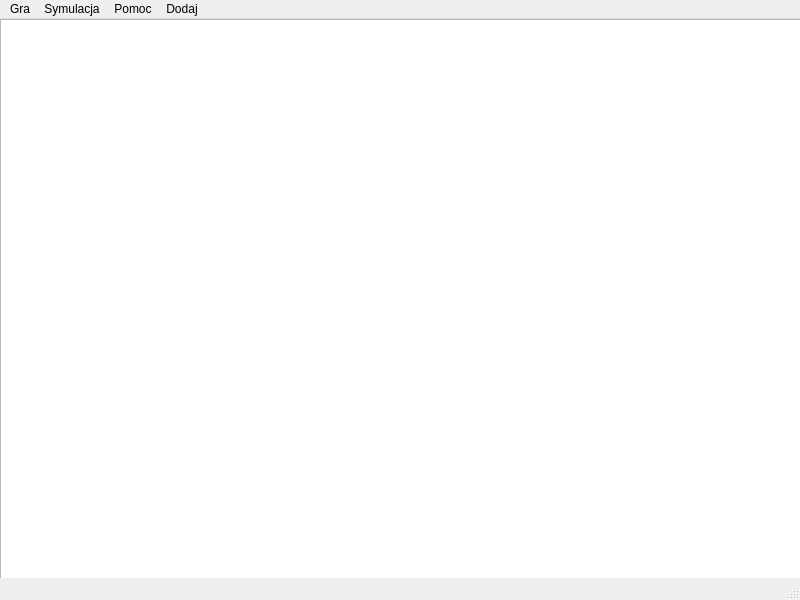
<?xml version="1.0" encoding="UTF-8"?>
<ui version="4.0">
 <class>oknoGry</class>
 <widget class="QMainWindow" name="oknoGry">
  <property name="geometry">
   <rect>
    <x>0</x>
    <y>0</y>
    <width>800</width>
    <height>600</height>
   </rect>
  </property>
  <property name="windowTitle">
   <string>MainWindow</string>
  </property>
  <widget class="QWidget" name="centralwidget">
   <widget class="QGraphicsView" name="graphicsView">
    <property name="geometry">
     <rect>
      <x>0</x>
      <y>0</y>
      <width>811</width>
      <height>561</height>
     </rect>
    </property>
   </widget>
  </widget>
  <widget class="QMenuBar" name="menubar">
   <property name="geometry">
    <rect>
     <x>0</x>
     <y>0</y>
     <width>800</width>
     <height>22</height>
    </rect>
   </property>
   <widget class="QMenu" name="menuGra">
    <property name="title">
     <string>Gra</string>
    </property>
   </widget>
   <widget class="QMenu" name="menuPomoc">
    <property name="title">
     <string>Pomoc</string>
    </property>
   </widget>
   <widget class="QMenu" name="menuSymulacja">
    <property name="title">
     <string>Symulacja</string>
    </property>
    <addaction name="actionStart"/>
    <addaction name="actionStop"/>
   </widget>
   <widget class="QMenu" name="menuDodaj">
    <property name="title">
     <string>Dodaj</string>
    </property>
   </widget>
   <addaction name="menuGra"/>
   <addaction name="menuSymulacja"/>
   <addaction name="menuPomoc"/>
   <addaction name="menuDodaj"/>
  </widget>
  <widget class="QStatusBar" name="statusbar"/>
  <action name="actionStart">
   <property name="text">
    <string>Start</string>
   </property>
  </action>
  <action name="actionStop">
   <property name="text">
    <string>Stop</string>
   </property>
  </action>
 </widget>
 <resources/>
 <connections/>
</ui>
